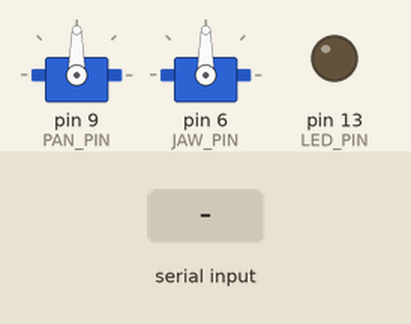
The sketch below on a simulated Arduino Uno, built with avr-gcc and run on an emulated ATmega328P. Shown: 2 × servo, output pins drawn as LEDs (lit = HIGH). The inputs (shaded band) are chosen by the test bench. What the sketch prints to the serial monitor is not drawn.

Above: at 1.2 s.
1.3 s: "G:90\n" received over Serial
At 2.3 s:
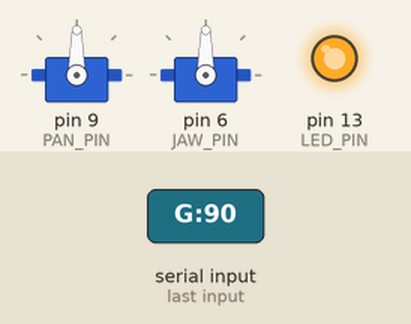
2.9 s: "30,150\n" received over Serial
At 4.1 s:
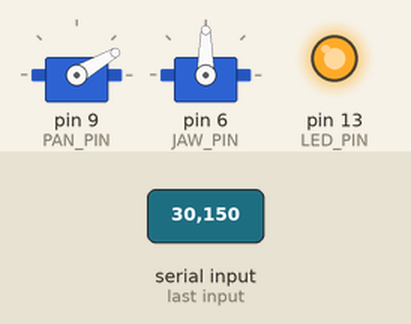
4.4 s: "0\n" received over Serial
At 5.3 s:
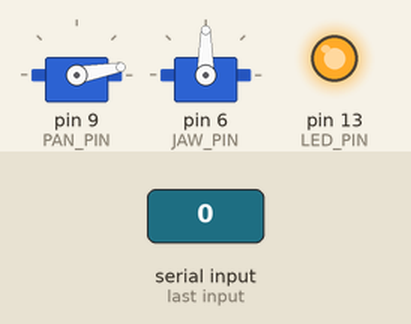
5.9 s: "200\n" received over Serial
At 6.4 s:
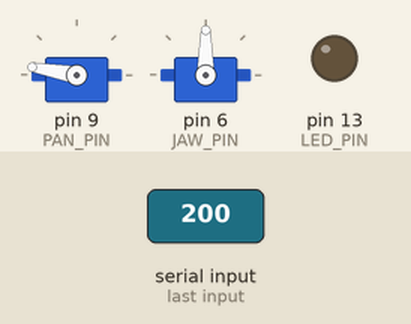
7.4 s: "G:,45\n" received over Serial
At 8.1 s:
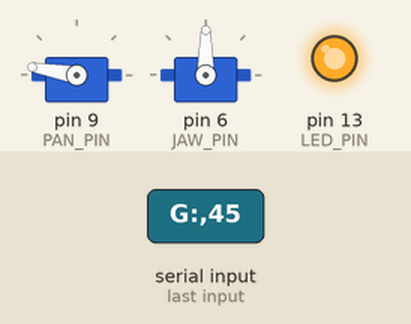
9.0 s: "90,45\n" received over Serial
At 10.0 s:
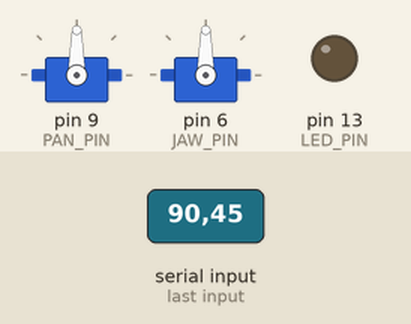
Timing chart, 0 to 11.5 s (numbered marks = the images above; inputs shaded):
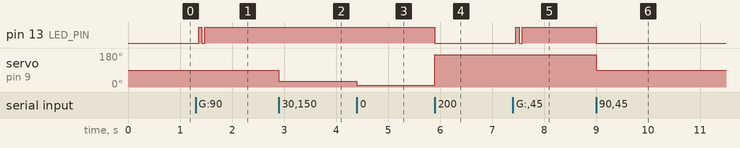

The sketch:

servo_serial.ino
```cpp
#include <Servo.h>

Servo pan_servo;
Servo jaw_servo;

const int PAN_PIN  = 9;
const int TILT_PIN = 10;   // no tilt hardware — pin left undriven
const int JAW_PIN  = 6;
const int LED_PIN  = 13;

// Mechanical travel limits. MUST be kept in step with SERVO_MIN / SERVO_MAX in config/servo.py,
// which is the source of truth and carries the reason: a Tower Pro SG90 overshoots into its
// mechanical stop at 0 and at 180. tests/test_servo.py::TestFirmwareAngleLimits reads this file
// and fails if the two ever drift apart, because a comment asking to keep them in step is not a
// mechanism and nothing else here would notice.
//
// servo/servo.py's send()/send_jaw() clamp to the same window, and this is NOT a duplicate of that
// check. It is the copy that still holds when the wire corrupts a line — which is precisely when
// the host's clamp has already been applied and then destroyed in transit. The link is
// fire-and-forget by design (no checksum, no echo, no ack), so nothing downstream can tell a
// mangled line from a real one. The CH340 is documented as flapping under servo brownout, so this
// is a correlated failure rather than a hypothetical: a slam to 0 draws stall current on the same
// rail whose sag caused the flap.
//
// One window covers both axes: JAW_OPEN in config/tracking.py is already pinned at SERVO_MAX.
const int ANGLE_MIN = 10;
const int ANGLE_MAX = 170;

// Detach the servos after this long with no command, so they stop holding position
// (SG90s buzz and draw current while attached, even when idle).
//
// There IS a one-time twitch on the first move after idle, but not for the reason it looks like:
// Servo::attach() does not reset the pulse width (only the constructor sets DEFAULT_PULSE_WIDTH —
// see the library's avr/Servo.cpp), so re-attaching resumes pulsing at the last angle written, not
// at centre. The twitch is MECHANICAL: while detached the head is unpowered and sags a little, and
// the first pulse after re-attach snaps it back to where the firmware still thinks it is. Nothing
// here can fix that; the only cures are keeping the servos attached (the current draw and buzz this
// detach exists to avoid) or a stiffer mount. Raising IDLE_DETACH_MS makes it rarer, not smaller.
const unsigned long IDLE_DETACH_MS = 4000;
unsigned long lastCmdMs = 0;
bool servosAttached = false;

void attachServos() {
  if (!servosAttached) {
    pan_servo.attach(PAN_PIN, 600, 2300);
    jaw_servo.attach(JAW_PIN, 600, 2300);
    servosAttached = true;
  }
}

void detachServos() {
  if (servosAttached) {
    pan_servo.detach();
    jaw_servo.detach();
    servosAttached = false;
  }
}

void setup() {
  Serial.begin(115200);
  pinMode(LED_PIN, OUTPUT);
  attachServos();
  pan_servo.write(90);
  jaw_servo.write(90);
  digitalWrite(LED_PIN, LOW);
  lastCmdMs = millis();
  Serial.println("READY");
}

// Gesture ack: flash the LED twice (no serial echo — fire-and-forget).
//
// NON-BLOCKING, and that matters more than it looks. This used to be four delay(60) calls: 240 ms in
// which loop() never read the serial port. The host sends pan at 10 Hz and MOUTH_COOLDOWN in
// config/gesture.py is 0.8 s, so a person simply TALKING to Kai triggers a gesture about every 0.8 s
// — meaning pan commands spent roughly a third of every conversation sitting in the 64-byte RX buffer.
// They were then drained back-to-back, so the head froze for a quarter second and lurched through
// several PAN_MAX_STEPs of travel in one servo move. That was the twitch people actually noticed.
// Driven off millis() instead, the ack looks identical and serial never stops being read.
const unsigned long ACK_BLINK_MS    = 60;
const int           ACK_BLINK_EDGES = 4;    // on, off, on, off
int           ackEdgesLeft = 0;
unsigned long ackNextMs    = 0;

void startGestureAck(char code) {
  ackEdgesLeft = ACK_BLINK_EDGES;
  ackNextMs    = millis();
}

// Owns the LED while a blink is in flight; the pan command path defers to it (see loop()), so the
// two don't fight over the pin now that they can overlap in time.
void serviceGestureAck() {
  if (ackEdgesLeft <= 0) return;
  if ((long)(millis() - ackNextMs) < 0) return;
  digitalWrite(LED_PIN, (ackEdgesLeft % 2) ? HIGH : LOW);
  ackEdgesLeft--;
  ackNextMs = millis() + ACK_BLINK_MS;
}

// Parse one numeric field, strictly. Returns false — and writes nothing to `out` — for an empty
// field or any character that is not a digit.
//
// This replaces String::toInt(), which does not report failure: it returns 0 for "", for "J", for
// "9O" and for a field of pure line noise. 0 is not an inert value here, it is a hard slam to the
// end of travel, so the one input the parser cannot distinguish was also the worst thing it could
// command. Rejecting is always safe by comparison — the host re-sends pan at 10 Hz and jaw at
// 20 Hz, so a dropped line costs at most one frame of an already self-correcting stream.
//
// No sign is accepted: every angle on this wire is 0..180 by construction, and a '-' can only be
// corruption. The 3-digit cap keeps `value` far from overflow and rejects a run-together line
// ("90,9012,90") that would otherwise parse as a plausible-looking number.
bool parseAngle(const String &field, int &out) {
  int n = field.length();
  if (n == 0 || n > 3) return false;
  int value = 0;
  for (int i = 0; i < n; i++) {
    char c = field[i];
    if (c < '0' || c > '9') return false;
    value = value * 10 + (c - '0');
  }
  out = value;
  return true;
}

void loop() {
  serviceGestureAck();

  if (Serial.available()) {
    String line = Serial.readStringUntil('\n');
    line.trim();
    if (line.length() == 0) return;

    attachServos();
    lastCmdMs = millis();

    if (line.startsWith("G:") && line.length() >= 3) {
      startGestureAck(line[2]);
      return;
    }

    // Jaw-only fast channel: "J<angle>" — writes only the jaw servo (20 Hz speech path),
    // leaving pan untouched so it doesn't fight the pan/tilt command stream.
    if (line[0] == 'J') {
      int jaw;
      if (!parseAngle(line.substring(1), jaw)) return;   // malformed: write nothing at all
      jaw_servo.write(constrain(jaw, ANGLE_MIN, ANGLE_MAX));
      return;
    }

    // Accepts "pan\n", "pan,tilt\n", or "pan,tilt,jaw\n". Tilt has no hardware (ignored).
    // The jaw servo is written ONLY when a 3rd (jaw) field is present, so 2-field pan/tilt
    // commands don't clobber the jaw the 'J' channel is driving.
    int comma  = line.indexOf(',');
    int comma2 = comma >= 0 ? line.indexOf(',', comma + 1) : -1;

    // Every field is parsed and checked BEFORE any servo is written. A line is applied whole or
    // not at all: a good pan with a corrupt jaw must not move the pan either, or a line truncated
    // mid-flight becomes a half-command — the head turning to a real angle while the mouth holds a
    // stale one, with nothing to indicate the command was never complete.
    int pan;
    int jaw = -1;                        // -1 = this line carries no jaw field
    if (comma >= 0) {
      if (!parseAngle(line.substring(0, comma), pan)) return;
      // Tilt is validated and then thrown away. There is no tilt hardware (see R10), but garbage
      // in the tilt field means this LINE is corrupt, and the pan field sitting next to it on the
      // same line has no better claim to being intact.
      int tilt;
      String tiltField = comma2 >= 0 ? line.substring(comma + 1, comma2)
                                     : line.substring(comma + 1);
      if (!parseAngle(tiltField, tilt)) return;
      if (comma2 >= 0 && !parseAngle(line.substring(comma2 + 1), jaw)) return;
    } else {
      if (!parseAngle(line, pan)) return;
    }

    if (jaw >= 0) {
      jaw_servo.write(constrain(jaw, ANGLE_MIN, ANGLE_MAX));
    }
    pan = constrain(pan, ANGLE_MIN, ANGLE_MAX);
    pan_servo.write(pan);
    if (ackEdgesLeft <= 0) {           // a gesture blink in flight owns the LED; don't fight it
      digitalWrite(LED_PIN, pan < 90 ? HIGH : LOW);
    }
    return;
  }

  if (servosAttached && millis() - lastCmdMs > IDLE_DETACH_MS) {
    detachServos();
  }
}
```

Measured:
- after the input at 1.3 s, pin 13 (LED_PIN): LOW → HIGH after 0.06 s, → LOW 0.06 s later, → HIGH 0.06 s later
- after the input at 2.9 s, servo on pin 9 (PAN_PIN): 90° → 30° at once
- after the input at 4.4 s, servo on pin 9 (PAN_PIN): 30° → 10° at once
- after the input at 5.9 s, pin 13 (LED_PIN): HIGH → LOW at once; servo on pin 9 (PAN_PIN): 10° → 170° at once
- after the input at 7.4 s, pin 13 (LED_PIN): LOW → HIGH after 0.06 s, → LOW 0.06 s later, → HIGH 0.06 s later
- after the input at 9.0 s, pin 13 (LED_PIN): HIGH → LOW at once; servo on pin 9 (PAN_PIN): 170° → 90° at once
